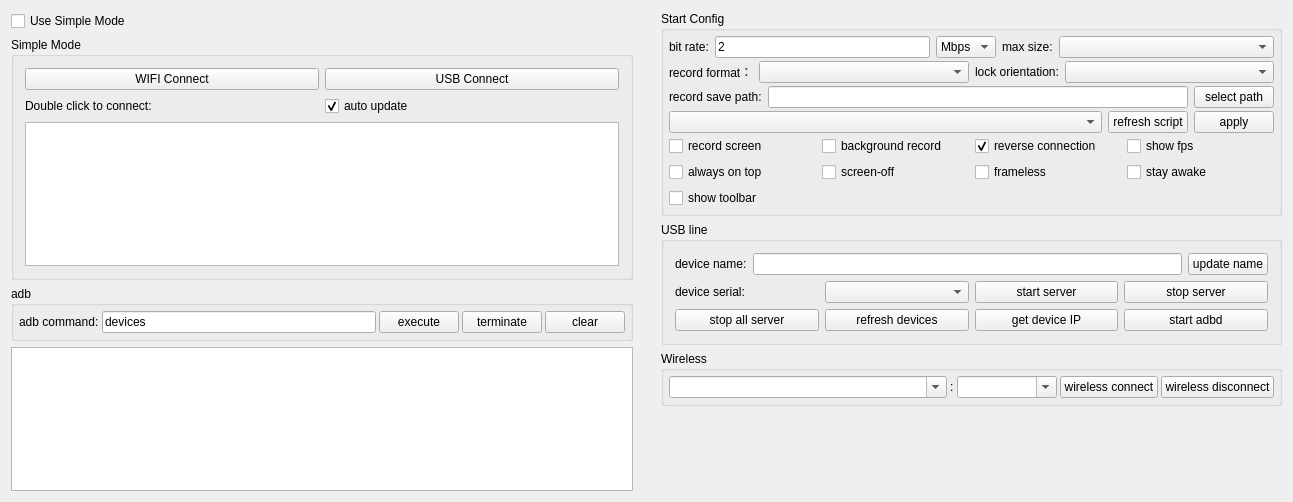
<?xml version="1.0" encoding="UTF-8"?>
<ui version="4.0">
 <class>Widget</class>
 <widget class="QWidget" name="Widget">
  <property name="geometry">
   <rect>
    <x>0</x>
    <y>0</y>
    <width>1293</width>
    <height>502</height>
   </rect>
  </property>
  <property name="windowTitle">
   <string notr="true">Wraith</string>
  </property>
  <layout class="QHBoxLayout" name="horizontalLayout_11">
   <property name="leftMargin">
    <number>0</number>
   </property>
   <property name="topMargin">
    <number>0</number>
   </property>
   <property name="rightMargin">
    <number>0</number>
   </property>
   <property name="bottomMargin">
    <number>0</number>
   </property>
   <item>
    <widget class="QWidget" name="leftWidget" native="true">
     <property name="sizePolicy">
      <sizepolicy hsizetype="Preferred" vsizetype="Preferred">
       <horstretch>0</horstretch>
       <verstretch>0</verstretch>
      </sizepolicy>
     </property>
     <layout class="QVBoxLayout" name="verticalLayout_5">
      <item>
       <widget class="QCheckBox" name="useSingleModeCheck">
        <property name="sizePolicy">
         <sizepolicy hsizetype="Preferred" vsizetype="Maximum">
          <horstretch>0</horstretch>
          <verstretch>0</verstretch>
         </sizepolicy>
        </property>
        <property name="styleSheet">
         <string notr="true"/>
        </property>
        <property name="text">
         <string>Use Simple Mode</string>
        </property>
        <property name="checked">
         <bool>false</bool>
        </property>
       </widget>
      </item>
      <item>
       <widget class="QGroupBox" name="simpleGroupBox">
        <property name="sizePolicy">
         <sizepolicy hsizetype="Preferred" vsizetype="Preferred">
          <horstretch>0</horstretch>
          <verstretch>0</verstretch>
         </sizepolicy>
        </property>
        <property name="title">
         <string>Simple Mode</string>
        </property>
        <property name="checkable">
         <bool>false</bool>
        </property>
        <layout class="QVBoxLayout" name="verticalLayout_4">
         <item>
          <layout class="QHBoxLayout" name="horizontalLayout_9">
           <item>
            <widget class="QPushButton" name="wifiConnectBtn">
             <property name="sizePolicy">
              <sizepolicy hsizetype="Preferred" vsizetype="Maximum">
               <horstretch>0</horstretch>
               <verstretch>0</verstretch>
              </sizepolicy>
             </property>
             <property name="text">
              <string>WIFI Connect</string>
             </property>
            </widget>
           </item>
           <item>
            <widget class="QPushButton" name="usbConnectBtn">
             <property name="sizePolicy">
              <sizepolicy hsizetype="Preferred" vsizetype="Maximum">
               <horstretch>0</horstretch>
               <verstretch>0</verstretch>
              </sizepolicy>
             </property>
             <property name="text">
              <string>USB Connect</string>
             </property>
            </widget>
           </item>
          </layout>
         </item>
         <item>
          <layout class="QHBoxLayout" name="horizontalLayout_13">
           <property name="topMargin">
            <number>0</number>
           </property>
           <item>
            <widget class="QLabel" name="label_10">
             <property name="sizePolicy">
              <sizepolicy hsizetype="Preferred" vsizetype="Preferred">
               <horstretch>0</horstretch>
               <verstretch>0</verstretch>
              </sizepolicy>
             </property>
             <property name="text">
              <string>Double click to connect:</string>
             </property>
            </widget>
           </item>
           <item>
            <widget class="QCheckBox" name="autoUpdatecheckBox">
             <property name="sizePolicy">
              <sizepolicy hsizetype="Preferred" vsizetype="Preferred">
               <horstretch>0</horstretch>
               <verstretch>0</verstretch>
              </sizepolicy>
             </property>
             <property name="text">
              <string>auto update</string>
             </property>
             <property name="checked">
              <bool>true</bool>
             </property>
            </widget>
           </item>
          </layout>
         </item>
         <item>
          <widget class="QListWidget" name="connectedPhoneList">
           <property name="sizePolicy">
            <sizepolicy hsizetype="Preferred" vsizetype="Preferred">
             <horstretch>0</horstretch>
             <verstretch>0</verstretch>
            </sizepolicy>
           </property>
          </widget>
         </item>
        </layout>
       </widget>
      </item>
      <item>
       <widget class="QGroupBox" name="adbGroupBox">
        <property name="sizePolicy">
         <sizepolicy hsizetype="Preferred" vsizetype="Maximum">
          <horstretch>0</horstretch>
          <verstretch>0</verstretch>
         </sizepolicy>
        </property>
        <property name="title">
         <string notr="true">adb</string>
        </property>
        <layout class="QHBoxLayout" name="horizontalLayout_2">
         <property name="spacing">
          <number>3</number>
         </property>
         <property name="leftMargin">
          <number>5</number>
         </property>
         <property name="topMargin">
          <number>5</number>
         </property>
         <property name="rightMargin">
          <number>5</number>
         </property>
         <property name="bottomMargin">
          <number>5</number>
         </property>
         <item>
          <widget class="QLabel" name="label_7">
           <property name="sizePolicy">
            <sizepolicy hsizetype="Maximum" vsizetype="Preferred">
             <horstretch>0</horstretch>
             <verstretch>0</verstretch>
            </sizepolicy>
           </property>
           <property name="text">
            <string>adb command:</string>
           </property>
           <property name="buddy">
            <cstring>adbCommandEdt</cstring>
           </property>
          </widget>
         </item>
         <item>
          <widget class="QLineEdit" name="adbCommandEdt">
           <property name="sizePolicy">
            <sizepolicy hsizetype="MinimumExpanding" vsizetype="Preferred">
             <horstretch>0</horstretch>
             <verstretch>0</verstretch>
            </sizepolicy>
           </property>
           <property name="text">
            <string notr="true">devices</string>
           </property>
          </widget>
         </item>
         <item>
          <widget class="QPushButton" name="adbCommandBtn">
           <property name="sizePolicy">
            <sizepolicy hsizetype="Maximum" vsizetype="Preferred">
             <horstretch>0</horstretch>
             <verstretch>0</verstretch>
            </sizepolicy>
           </property>
           <property name="text">
            <string>execute</string>
           </property>
          </widget>
         </item>
         <item>
          <widget class="QPushButton" name="stopAdbBtn">
           <property name="sizePolicy">
            <sizepolicy hsizetype="Maximum" vsizetype="Preferred">
             <horstretch>0</horstretch>
             <verstretch>0</verstretch>
            </sizepolicy>
           </property>
           <property name="text">
            <string>terminate</string>
           </property>
          </widget>
         </item>
         <item>
          <widget class="QPushButton" name="clearOut">
           <property name="sizePolicy">
            <sizepolicy hsizetype="Maximum" vsizetype="Preferred">
             <horstretch>0</horstretch>
             <verstretch>0</verstretch>
            </sizepolicy>
           </property>
           <property name="text">
            <string>clear</string>
           </property>
          </widget>
         </item>
        </layout>
       </widget>
      </item>
      <item>
       <widget class="QTextEdit" name="outEdit">
        <property name="sizePolicy">
         <sizepolicy hsizetype="Preferred" vsizetype="Preferred">
          <horstretch>0</horstretch>
          <verstretch>0</verstretch>
         </sizepolicy>
        </property>
        <property name="focusPolicy">
         <enum>Qt::NoFocus</enum>
        </property>
        <property name="documentTitle">
         <string/>
        </property>
        <property name="readOnly">
         <bool>true</bool>
        </property>
       </widget>
      </item>
     </layout>
    </widget>
   </item>
   <item>
    <widget class="QWidget" name="rightWidget" native="true">
     <property name="sizePolicy">
      <sizepolicy hsizetype="MinimumExpanding" vsizetype="Preferred">
       <horstretch>0</horstretch>
       <verstretch>0</verstretch>
      </sizepolicy>
     </property>
     <layout class="QVBoxLayout" name="verticalLayout_6">
      <item>
       <widget class="QGroupBox" name="configGroupBox">
        <property name="sizePolicy">
         <sizepolicy hsizetype="Preferred" vsizetype="Preferred">
          <horstretch>0</horstretch>
          <verstretch>0</verstretch>
         </sizepolicy>
        </property>
        <property name="title">
         <string>Start Config</string>
        </property>
        <layout class="QVBoxLayout" name="verticalLayout_3">
         <property name="spacing">
          <number>3</number>
         </property>
         <property name="leftMargin">
          <number>5</number>
         </property>
         <property name="topMargin">
          <number>5</number>
         </property>
         <property name="rightMargin">
          <number>5</number>
         </property>
         <property name="bottomMargin">
          <number>5</number>
         </property>
         <item>
          <widget class="QWidget" name="configWidget1" native="true">
           <property name="sizePolicy">
            <sizepolicy hsizetype="Preferred" vsizetype="Preferred">
             <horstretch>0</horstretch>
             <verstretch>0</verstretch>
            </sizepolicy>
           </property>
           <layout class="QHBoxLayout" name="horizontalLayout_5">
            <property name="leftMargin">
             <number>0</number>
            </property>
            <property name="topMargin">
             <number>0</number>
            </property>
            <property name="rightMargin">
             <number>0</number>
            </property>
            <property name="bottomMargin">
             <number>0</number>
            </property>
            <item>
             <widget class="QLabel" name="label_3">
              <property name="sizePolicy">
               <sizepolicy hsizetype="Maximum" vsizetype="Preferred">
                <horstretch>0</horstretch>
                <verstretch>0</verstretch>
               </sizepolicy>
              </property>
              <property name="text">
               <string>bit rate:</string>
              </property>
             </widget>
            </item>
            <item>
             <widget class="QLineEdit" name="bitRateEdit">
              <property name="sizePolicy">
               <sizepolicy hsizetype="Preferred" vsizetype="Preferred">
                <horstretch>0</horstretch>
                <verstretch>0</verstretch>
               </sizepolicy>
              </property>
              <property name="text">
               <string notr="true">2</string>
              </property>
             </widget>
            </item>
            <item>
             <widget class="QComboBox" name="bitRateBox">
              <property name="sizePolicy">
               <sizepolicy hsizetype="Maximum" vsizetype="Preferred">
                <horstretch>0</horstretch>
                <verstretch>0</verstretch>
               </sizepolicy>
              </property>
              <property name="toolTip">
               <string/>
              </property>
              <property name="currentText">
               <string notr="true">Mbps</string>
              </property>
              <item>
               <property name="text">
                <string notr="true">Mbps</string>
               </property>
              </item>
              <item>
               <property name="text">
                <string notr="true">Kbps</string>
               </property>
              </item>
             </widget>
            </item>
            <item>
             <widget class="QLabel" name="label_4">
              <property name="sizePolicy">
               <sizepolicy hsizetype="Maximum" vsizetype="Preferred">
                <horstretch>0</horstretch>
                <verstretch>0</verstretch>
               </sizepolicy>
              </property>
              <property name="text">
               <string>max size:</string>
              </property>
             </widget>
            </item>
            <item>
             <widget class="QComboBox" name="maxSizeBox">
              <property name="sizePolicy">
               <sizepolicy hsizetype="Preferred" vsizetype="Preferred">
                <horstretch>0</horstretch>
                <verstretch>0</verstretch>
               </sizepolicy>
              </property>
              <property name="toolTip">
               <string/>
              </property>
             </widget>
            </item>
           </layout>
          </widget>
         </item>
         <item>
          <widget class="QWidget" name="configWidget5" native="true">
           <property name="sizePolicy">
            <sizepolicy hsizetype="Preferred" vsizetype="Preferred">
             <horstretch>0</horstretch>
             <verstretch>0</verstretch>
            </sizepolicy>
           </property>
           <layout class="QHBoxLayout" name="horizontalLayout_7">
            <property name="leftMargin">
             <number>0</number>
            </property>
            <property name="topMargin">
             <number>0</number>
            </property>
            <property name="rightMargin">
             <number>0</number>
            </property>
            <property name="bottomMargin">
             <number>0</number>
            </property>
            <item>
             <widget class="QLabel" name="label_6">
              <property name="sizePolicy">
               <sizepolicy hsizetype="Maximum" vsizetype="Preferred">
                <horstretch>0</horstretch>
                <verstretch>0</verstretch>
               </sizepolicy>
              </property>
              <property name="text">
               <string>record format：</string>
              </property>
             </widget>
            </item>
            <item>
             <widget class="QComboBox" name="formatBox">
              <property name="sizePolicy">
               <sizepolicy hsizetype="Preferred" vsizetype="Preferred">
                <horstretch>0</horstretch>
                <verstretch>0</verstretch>
               </sizepolicy>
              </property>
             </widget>
            </item>
            <item>
             <widget class="QLabel" name="label_8">
              <property name="sizePolicy">
               <sizepolicy hsizetype="Maximum" vsizetype="Preferred">
                <horstretch>0</horstretch>
                <verstretch>0</verstretch>
               </sizepolicy>
              </property>
              <property name="text">
               <string>lock orientation:</string>
              </property>
             </widget>
            </item>
            <item>
             <widget class="QComboBox" name="lockOrientationBox">
              <property name="sizePolicy">
               <sizepolicy hsizetype="Preferred" vsizetype="Preferred">
                <horstretch>0</horstretch>
                <verstretch>0</verstretch>
               </sizepolicy>
              </property>
             </widget>
            </item>
           </layout>
          </widget>
         </item>
         <item>
          <widget class="QWidget" name="configWidget2" native="true">
           <property name="sizePolicy">
            <sizepolicy hsizetype="Preferred" vsizetype="Preferred">
             <horstretch>0</horstretch>
             <verstretch>0</verstretch>
            </sizepolicy>
           </property>
           <layout class="QHBoxLayout" name="horizontalLayout_6">
            <property name="leftMargin">
             <number>0</number>
            </property>
            <property name="topMargin">
             <number>0</number>
            </property>
            <property name="rightMargin">
             <number>0</number>
            </property>
            <property name="bottomMargin">
             <number>0</number>
            </property>
            <item>
             <widget class="QLabel" name="label_5">
              <property name="sizePolicy">
               <sizepolicy hsizetype="Preferred" vsizetype="Preferred">
                <horstretch>0</horstretch>
                <verstretch>0</verstretch>
               </sizepolicy>
              </property>
              <property name="text">
               <string>record save path:</string>
              </property>
              <property name="buddy">
               <cstring>recordPathEdt</cstring>
              </property>
             </widget>
            </item>
            <item>
             <widget class="QLineEdit" name="recordPathEdt">
              <property name="sizePolicy">
               <sizepolicy hsizetype="MinimumExpanding" vsizetype="Preferred">
                <horstretch>0</horstretch>
                <verstretch>0</verstretch>
               </sizepolicy>
              </property>
              <property name="readOnly">
               <bool>true</bool>
              </property>
             </widget>
            </item>
            <item>
             <widget class="QPushButton" name="selectRecordPathBtn">
              <property name="sizePolicy">
               <sizepolicy hsizetype="Preferred" vsizetype="Preferred">
                <horstretch>0</horstretch>
                <verstretch>0</verstretch>
               </sizepolicy>
              </property>
              <property name="text">
               <string>select path</string>
              </property>
              <property name="autoDefault">
               <bool>false</bool>
              </property>
             </widget>
            </item>
           </layout>
          </widget>
         </item>
         <item>
          <widget class="QWidget" name="configWidget4" native="true">
           <property name="sizePolicy">
            <sizepolicy hsizetype="Preferred" vsizetype="Preferred">
             <horstretch>0</horstretch>
             <verstretch>0</verstretch>
            </sizepolicy>
           </property>
           <layout class="QHBoxLayout" name="horizontalLayout_8">
            <property name="leftMargin">
             <number>0</number>
            </property>
            <property name="topMargin">
             <number>0</number>
            </property>
            <property name="rightMargin">
             <number>0</number>
            </property>
            <property name="bottomMargin">
             <number>0</number>
            </property>
            <item>
             <widget class="QComboBox" name="gameBox">
              <property name="sizePolicy">
               <sizepolicy hsizetype="MinimumExpanding" vsizetype="Preferred">
                <horstretch>0</horstretch>
                <verstretch>0</verstretch>
               </sizepolicy>
              </property>
             </widget>
            </item>
            <item>
             <widget class="QPushButton" name="refreshGameScriptBtn">
              <property name="sizePolicy">
               <sizepolicy hsizetype="Preferred" vsizetype="Preferred">
                <horstretch>0</horstretch>
                <verstretch>0</verstretch>
               </sizepolicy>
              </property>
              <property name="text">
               <string>refresh script</string>
              </property>
             </widget>
            </item>
            <item>
             <widget class="QPushButton" name="applyScriptBtn">
              <property name="sizePolicy">
               <sizepolicy hsizetype="Preferred" vsizetype="Preferred">
                <horstretch>0</horstretch>
                <verstretch>0</verstretch>
               </sizepolicy>
              </property>
              <property name="text">
               <string>apply</string>
              </property>
             </widget>
            </item>
           </layout>
          </widget>
         </item>
         <item>
          <widget class="QWidget" name="configWidget3" native="true">
           <property name="sizePolicy">
            <sizepolicy hsizetype="Preferred" vsizetype="Preferred">
             <horstretch>0</horstretch>
             <verstretch>0</verstretch>
            </sizepolicy>
           </property>
           <layout class="QGridLayout" name="gridLayout">
            <property name="leftMargin">
             <number>0</number>
            </property>
            <property name="topMargin">
             <number>0</number>
            </property>
            <property name="rightMargin">
             <number>0</number>
            </property>
            <property name="bottomMargin">
             <number>0</number>
            </property>
            <item row="0" column="4">
             <widget class="QCheckBox" name="fpsCheck">
              <property name="sizePolicy">
               <sizepolicy hsizetype="Preferred" vsizetype="Preferred">
                <horstretch>0</horstretch>
                <verstretch>0</verstretch>
               </sizepolicy>
              </property>
              <property name="text">
               <string>show fps</string>
              </property>
             </widget>
            </item>
            <item row="0" column="1">
             <widget class="QCheckBox" name="notDisplayCheck">
              <property name="sizePolicy">
               <sizepolicy hsizetype="Preferred" vsizetype="Preferred">
                <horstretch>0</horstretch>
                <verstretch>0</verstretch>
               </sizepolicy>
              </property>
              <property name="text">
               <string>background record</string>
              </property>
              <property name="checkable">
               <bool>false</bool>
              </property>
             </widget>
            </item>
            <item row="1" column="0">
             <widget class="QCheckBox" name="alwaysTopCheck">
              <property name="sizePolicy">
               <sizepolicy hsizetype="Preferred" vsizetype="Preferred">
                <horstretch>0</horstretch>
                <verstretch>0</verstretch>
               </sizepolicy>
              </property>
              <property name="text">
               <string>always on top</string>
              </property>
              <property name="checked">
               <bool>false</bool>
              </property>
             </widget>
            </item>
            <item row="0" column="0">
             <widget class="QCheckBox" name="recordScreenCheck">
              <property name="sizePolicy">
               <sizepolicy hsizetype="Preferred" vsizetype="Preferred">
                <horstretch>0</horstretch>
                <verstretch>0</verstretch>
               </sizepolicy>
              </property>
              <property name="text">
               <string>record screen</string>
              </property>
             </widget>
            </item>
            <item row="0" column="3">
             <widget class="QCheckBox" name="useReverseCheck">
              <property name="sizePolicy">
               <sizepolicy hsizetype="Preferred" vsizetype="Preferred">
                <horstretch>0</horstretch>
                <verstretch>0</verstretch>
               </sizepolicy>
              </property>
              <property name="text">
               <string>reverse connection</string>
              </property>
              <property name="checked">
               <bool>true</bool>
              </property>
             </widget>
            </item>
            <item row="1" column="1">
             <widget class="QCheckBox" name="closeScreenCheck">
              <property name="sizePolicy">
               <sizepolicy hsizetype="Preferred" vsizetype="Preferred">
                <horstretch>0</horstretch>
                <verstretch>0</verstretch>
               </sizepolicy>
              </property>
              <property name="text">
               <string>screen-off</string>
              </property>
             </widget>
            </item>
            <item row="1" column="3">
             <widget class="QCheckBox" name="framelessCheck">
              <property name="sizePolicy">
               <sizepolicy hsizetype="Preferred" vsizetype="Preferred">
                <horstretch>0</horstretch>
                <verstretch>0</verstretch>
               </sizepolicy>
              </property>
              <property name="text">
               <string>frameless</string>
              </property>
             </widget>
            </item>
            <item row="1" column="4">
             <widget class="QCheckBox" name="stayAwakeCheck">
              <property name="sizePolicy">
               <sizepolicy hsizetype="Preferred" vsizetype="Preferred">
                <horstretch>0</horstretch>
                <verstretch>0</verstretch>
               </sizepolicy>
              </property>
              <property name="text">
               <string>stay awake</string>
              </property>
             </widget>
            </item>
            <item row="2" column="0">
             <widget class="QCheckBox" name="showToolbar">
              <property name="text">
               <string>show toolbar</string>
              </property>
             </widget>
            </item>
           </layout>
          </widget>
         </item>
        </layout>
       </widget>
      </item>
      <item>
       <widget class="QGroupBox" name="usbGroupBox">
        <property name="sizePolicy">
         <sizepolicy hsizetype="Preferred" vsizetype="Preferred">
          <horstretch>0</horstretch>
          <verstretch>0</verstretch>
         </sizepolicy>
        </property>
        <property name="title">
         <string>USB line</string>
        </property>
        <layout class="QVBoxLayout" name="verticalLayout">
         <item>
          <layout class="QHBoxLayout" name="horizontalLayout_10">
           <item>
            <widget class="QLabel" name="label_9">
             <property name="sizePolicy">
              <sizepolicy hsizetype="Preferred" vsizetype="Preferred">
               <horstretch>0</horstretch>
               <verstretch>0</verstretch>
              </sizepolicy>
             </property>
             <property name="text">
              <string>device name:</string>
             </property>
            </widget>
           </item>
           <item>
            <widget class="QLineEdit" name="userNameEdt">
             <property name="sizePolicy">
              <sizepolicy hsizetype="MinimumExpanding" vsizetype="Preferred">
               <horstretch>0</horstretch>
               <verstretch>0</verstretch>
              </sizepolicy>
             </property>
            </widget>
           </item>
           <item>
            <widget class="QPushButton" name="updateNameBtn">
             <property name="sizePolicy">
              <sizepolicy hsizetype="Preferred" vsizetype="Preferred">
               <horstretch>0</horstretch>
               <verstretch>0</verstretch>
              </sizepolicy>
             </property>
             <property name="text">
              <string>update name</string>
             </property>
             <property name="autoDefault">
              <bool>false</bool>
             </property>
            </widget>
           </item>
          </layout>
         </item>
         <item>
          <widget class="QWidget" name="usbWidget1" native="true">
           <property name="sizePolicy">
            <sizepolicy hsizetype="Preferred" vsizetype="Preferred">
             <horstretch>0</horstretch>
             <verstretch>0</verstretch>
            </sizepolicy>
           </property>
           <layout class="QHBoxLayout" name="horizontalLayout_3">
            <property name="leftMargin">
             <number>0</number>
            </property>
            <property name="topMargin">
             <number>0</number>
            </property>
            <property name="rightMargin">
             <number>0</number>
            </property>
            <property name="bottomMargin">
             <number>0</number>
            </property>
            <item>
             <widget class="QLabel" name="label_2">
              <property name="sizePolicy">
               <sizepolicy hsizetype="Preferred" vsizetype="Preferred">
                <horstretch>0</horstretch>
                <verstretch>0</verstretch>
               </sizepolicy>
              </property>
              <property name="text">
               <string>device serial:</string>
              </property>
             </widget>
            </item>
            <item>
             <widget class="QComboBox" name="serialBox">
              <property name="sizePolicy">
               <sizepolicy hsizetype="Preferred" vsizetype="Preferred">
                <horstretch>0</horstretch>
                <verstretch>0</verstretch>
               </sizepolicy>
              </property>
             </widget>
            </item>
            <item>
             <widget class="QPushButton" name="startServerBtn">
              <property name="sizePolicy">
               <sizepolicy hsizetype="Preferred" vsizetype="Preferred">
                <horstretch>0</horstretch>
                <verstretch>0</verstretch>
               </sizepolicy>
              </property>
              <property name="text">
               <string>start server</string>
              </property>
              <property name="autoDefault">
               <bool>false</bool>
              </property>
             </widget>
            </item>
            <item>
             <widget class="QPushButton" name="stopServerBtn">
              <property name="sizePolicy">
               <sizepolicy hsizetype="Preferred" vsizetype="Preferred">
                <horstretch>0</horstretch>
                <verstretch>0</verstretch>
               </sizepolicy>
              </property>
              <property name="text">
               <string>stop server</string>
              </property>
              <property name="autoDefault">
               <bool>false</bool>
              </property>
             </widget>
            </item>
           </layout>
          </widget>
         </item>
         <item>
          <widget class="QWidget" name="usbWidget2" native="true">
           <property name="sizePolicy">
            <sizepolicy hsizetype="Preferred" vsizetype="Preferred">
             <horstretch>0</horstretch>
             <verstretch>0</verstretch>
            </sizepolicy>
           </property>
           <layout class="QHBoxLayout" name="horizontalLayout_4">
            <property name="leftMargin">
             <number>0</number>
            </property>
            <property name="topMargin">
             <number>0</number>
            </property>
            <property name="rightMargin">
             <number>0</number>
            </property>
            <property name="bottomMargin">
             <number>0</number>
            </property>
            <item>
             <widget class="QPushButton" name="stopAllServerBtn">
              <property name="sizePolicy">
               <sizepolicy hsizetype="Preferred" vsizetype="Preferred">
                <horstretch>0</horstretch>
                <verstretch>0</verstretch>
               </sizepolicy>
              </property>
              <property name="text">
               <string>stop all server</string>
              </property>
             </widget>
            </item>
            <item>
             <widget class="QPushButton" name="updateDevice">
              <property name="sizePolicy">
               <sizepolicy hsizetype="Preferred" vsizetype="Preferred">
                <horstretch>0</horstretch>
                <verstretch>0</verstretch>
               </sizepolicy>
              </property>
              <property name="text">
               <string>refresh devices</string>
              </property>
              <property name="autoDefault">
               <bool>false</bool>
              </property>
             </widget>
            </item>
            <item>
             <widget class="QPushButton" name="getIPBtn">
              <property name="sizePolicy">
               <sizepolicy hsizetype="Preferred" vsizetype="Preferred">
                <horstretch>0</horstretch>
                <verstretch>0</verstretch>
               </sizepolicy>
              </property>
              <property name="text">
               <string>get device IP</string>
              </property>
              <property name="autoDefault">
               <bool>false</bool>
              </property>
             </widget>
            </item>
            <item>
             <widget class="QPushButton" name="startAdbdBtn">
              <property name="sizePolicy">
               <sizepolicy hsizetype="Preferred" vsizetype="Preferred">
                <horstretch>0</horstretch>
                <verstretch>0</verstretch>
               </sizepolicy>
              </property>
              <property name="text">
               <string>start adbd</string>
              </property>
              <property name="autoDefault">
               <bool>false</bool>
              </property>
             </widget>
            </item>
           </layout>
          </widget>
         </item>
        </layout>
       </widget>
      </item>
      <item>
       <widget class="QGroupBox" name="wirelessGroupBox">
        <property name="sizePolicy">
         <sizepolicy hsizetype="Preferred" vsizetype="Preferred">
          <horstretch>0</horstretch>
          <verstretch>0</verstretch>
         </sizepolicy>
        </property>
        <property name="title">
         <string>Wireless</string>
        </property>
        <layout class="QHBoxLayout" name="horizontalLayout">
         <property name="spacing">
          <number>3</number>
         </property>
         <property name="leftMargin">
          <number>5</number>
         </property>
         <property name="topMargin">
          <number>5</number>
         </property>
         <property name="rightMargin">
          <number>5</number>
         </property>
         <property name="bottomMargin">
          <number>5</number>
         </property>
         <item>
          <widget class="QComboBox" name="deviceIpEdt">
           <property name="sizePolicy">
            <sizepolicy hsizetype="MinimumExpanding" vsizetype="Preferred">
             <horstretch>0</horstretch>
             <verstretch>0</verstretch>
            </sizepolicy>
           </property>
           <property name="minimumSize">
            <size>
             <width>200</width>
             <height>0</height>
            </size>
           </property>
           <property name="editable">
            <bool>true</bool>
           </property>
           <property name="currentText">
            <string/>
           </property>
          </widget>
         </item>
         <item>
          <widget class="QLabel" name="label">
           <property name="sizePolicy">
            <sizepolicy hsizetype="Maximum" vsizetype="Preferred">
             <horstretch>0</horstretch>
             <verstretch>0</verstretch>
            </sizepolicy>
           </property>
           <property name="text">
            <string notr="true">:</string>
           </property>
          </widget>
         </item>
         <item>
          <widget class="QComboBox" name="devicePortEdt">
           <property name="sizePolicy">
            <sizepolicy hsizetype="Maximum" vsizetype="Preferred">
             <horstretch>0</horstretch>
             <verstretch>0</verstretch>
            </sizepolicy>
           </property>
           <property name="minimumSize">
            <size>
             <width>100</width>
             <height>0</height>
            </size>
           </property>
           <property name="editable">
            <bool>true</bool>
           </property>
           <property name="currentText">
            <string/>
           </property>
          </widget>
         </item>
         <item>
          <widget class="QPushButton" name="wirelessConnectBtn">
           <property name="sizePolicy">
            <sizepolicy hsizetype="Preferred" vsizetype="Preferred">
             <horstretch>0</horstretch>
             <verstretch>0</verstretch>
            </sizepolicy>
           </property>
           <property name="text">
            <string>wireless connect</string>
           </property>
           <property name="autoDefault">
            <bool>false</bool>
           </property>
          </widget>
         </item>
         <item>
          <widget class="QPushButton" name="wirelessDisConnectBtn">
           <property name="sizePolicy">
            <sizepolicy hsizetype="Preferred" vsizetype="Preferred">
             <horstretch>0</horstretch>
             <verstretch>0</verstretch>
            </sizepolicy>
           </property>
           <property name="text">
            <string>wireless disconnect</string>
           </property>
           <property name="autoDefault">
            <bool>false</bool>
           </property>
          </widget>
         </item>
        </layout>
       </widget>
      </item>
      <item>
       <spacer name="verticalSpacer">
        <property name="sizePolicy">
         <sizepolicy hsizetype="Minimum" vsizetype="Expanding">
          <horstretch>0</horstretch>
          <verstretch>0</verstretch>
         </sizepolicy>
        </property>
        <property name="orientation">
         <enum>Qt::Vertical</enum>
        </property>
        <property name="sizeType">
         <enum>QSizePolicy::Expanding</enum>
        </property>
        <property name="sizeHint" stdset="0">
         <size>
          <width>40</width>
          <height>20</height>
         </size>
        </property>
       </spacer>
      </item>
     </layout>
    </widget>
   </item>
  </layout>
 </widget>
 <layoutdefault spacing="6" margin="11"/>
 <tabstops>
  <tabstop>deviceIpEdt</tabstop>
  <tabstop>devicePortEdt</tabstop>
  <tabstop>wirelessConnectBtn</tabstop>
  <tabstop>wirelessDisConnectBtn</tabstop>
  <tabstop>adbCommandEdt</tabstop>
  <tabstop>adbCommandBtn</tabstop>
  <tabstop>stopAdbBtn</tabstop>
  <tabstop>clearOut</tabstop>
 </tabstops>
 <resources/>
 <connections/>
</ui>
